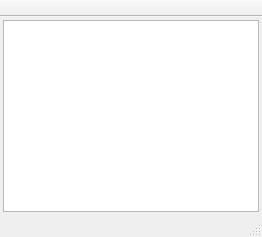
<?xml version="1.0" encoding="UTF-8"?>
<ui version="4.0">
 <class>FileStreamsWindowClass</class>
 <widget class="QMainWindow" name="FileStreamsWindowClass">
  <property name="iconSize">
   <size>
    <width>16</width>
    <height>16</height>
   </size>
  </property>
  <property name="toolButtonStyle">
   <enum>Qt::ToolButtonTextBesideIcon</enum>
  </property>
  <widget class="QWidget" name="centralWidget">
   <layout class="QVBoxLayout" name="verticalLayout">
    <property name="margin">
     <number>3</number>
    </property>
    <item>
     <widget class="QTableView" name="tbvStreams">
      <property name="editTriggers">
       <set>QAbstractItemView::NoEditTriggers</set>
      </property>
      <property name="alternatingRowColors">
       <bool>true</bool>
      </property>
      <property name="selectionMode">
       <enum>QAbstractItemView::SingleSelection</enum>
      </property>
      <property name="selectionBehavior">
       <enum>QAbstractItemView::SelectRows</enum>
      </property>
      <property name="sortingEnabled">
       <bool>true</bool>
      </property>
      <property name="wordWrap">
       <bool>false</bool>
      </property>
      <attribute name="horizontalHeaderHighlightSections">
       <bool>false</bool>
      </attribute>
      <attribute name="verticalHeaderVisible">
       <bool>false</bool>
      </attribute>
     </widget>
    </item>
   </layout>
  </widget>
  <widget class="QToolBar" name="tlbToolBar">
   <property name="movable">
    <bool>false</bool>
   </property>
   <property name="floatable">
    <bool>false</bool>
   </property>
   <attribute name="toolBarArea">
    <enum>TopToolBarArea</enum>
   </attribute>
   <attribute name="toolBarBreak">
    <bool>false</bool>
   </attribute>
  </widget>
  <widget class="QStatusBar" name="stbStatusBar"/>
 </widget>
 <layoutdefault spacing="6" margin="11"/>
 <resources/>
 <connections/>
</ui>
